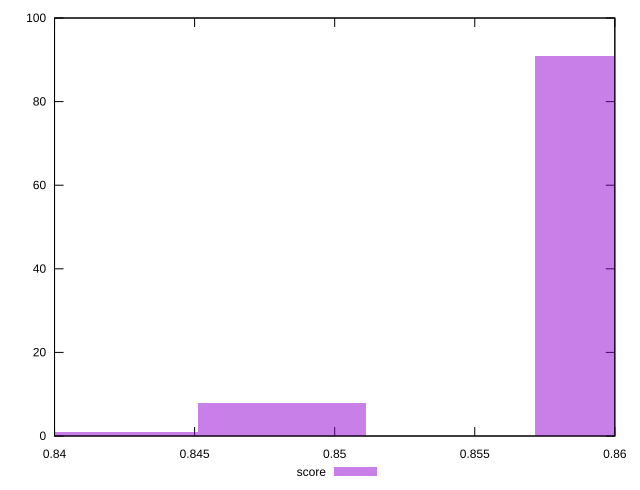

gnuplot code for this plot:
reset

$score <<EOF
0.8481146822487683 8
0.8601446777416587 91
0.8420996845023232 1
EOF

set key outside below
set boxwidth 0.0060149977464451655
set xrange [0.84:0.86]
set yrange [0:100]
set trange [0:100]
set style fill transparent solid 0.5 noborder
set terminal svg size 640, 490 enhanced background rgb 'white'
set output "reports/report_00031_2021-02-24T23-18-18.084Z/first-contentful-paint/samples/astro/score/histogram.svg"

plot $score title "score" with boxes

reset
